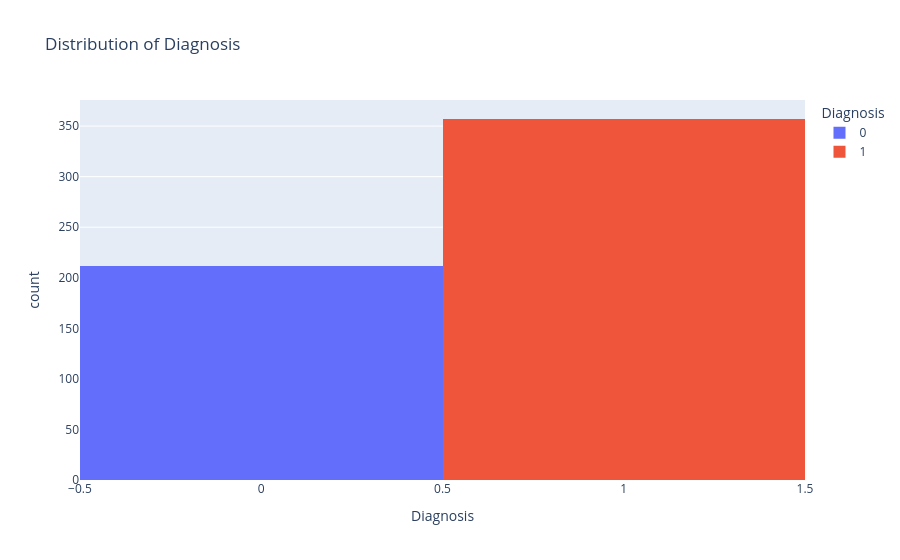

This figure's notebook cell:
### Code cell
# Create a count plot for the 'Diagnosis' column using plotly express
import plotly.express as px
fig = px.histogram(df, x='Diagnosis', color='Diagnosis', title='Distribution of Diagnosis')
fig.show()

### Figure 1 — Plotly figure (JSON) as saved in the notebook; plotly's stock layout.template omitted (floating-point values rounded to 4 significant figures; data arrays with more than 128 entries replaced by an {"elided": "..."} marker saying what was removed)
{"data": [{"bingroup": "x", "hovertemplate": "Diagnosis=%{x}<br>count=%{y}<extra></extra>", "legendgroup": "0", "marker": {"color": "#636efa", "pattern": {"shape": ""}}, "name": "0", "orientation": "v", "showlegend": true, "type": "histogram", "x": {"elided": "212 int values"}, "xaxis": "x", "yaxis": "y"}, {"bingroup": "x", "hovertemplate": "Diagnosis=%{x}<br>count=%{y}<extra></extra>", "legendgroup": "1", "marker": {"color": "#EF553B", "pattern": {"shape": ""}}, "name": "1", "orientation": "v", "showlegend": true, "type": "histogram", "x": {"elided": "357 int values"}, "xaxis": "x", "yaxis": "y"}], "layout": {"barmode": "relative", "legend": {"title": {"text": "Diagnosis"}, "tracegroupgap": 0}, "title": {"text": "Distribution of Diagnosis"}, "xaxis": {"anchor": "y", "categoryarray": [0, 1], "categoryorder": "array", "domain": [0, 1], "title": {"text": "Diagnosis"}}, "yaxis": {"anchor": "x", "domain": [0, 1], "title": {"text": "count"}}}}
